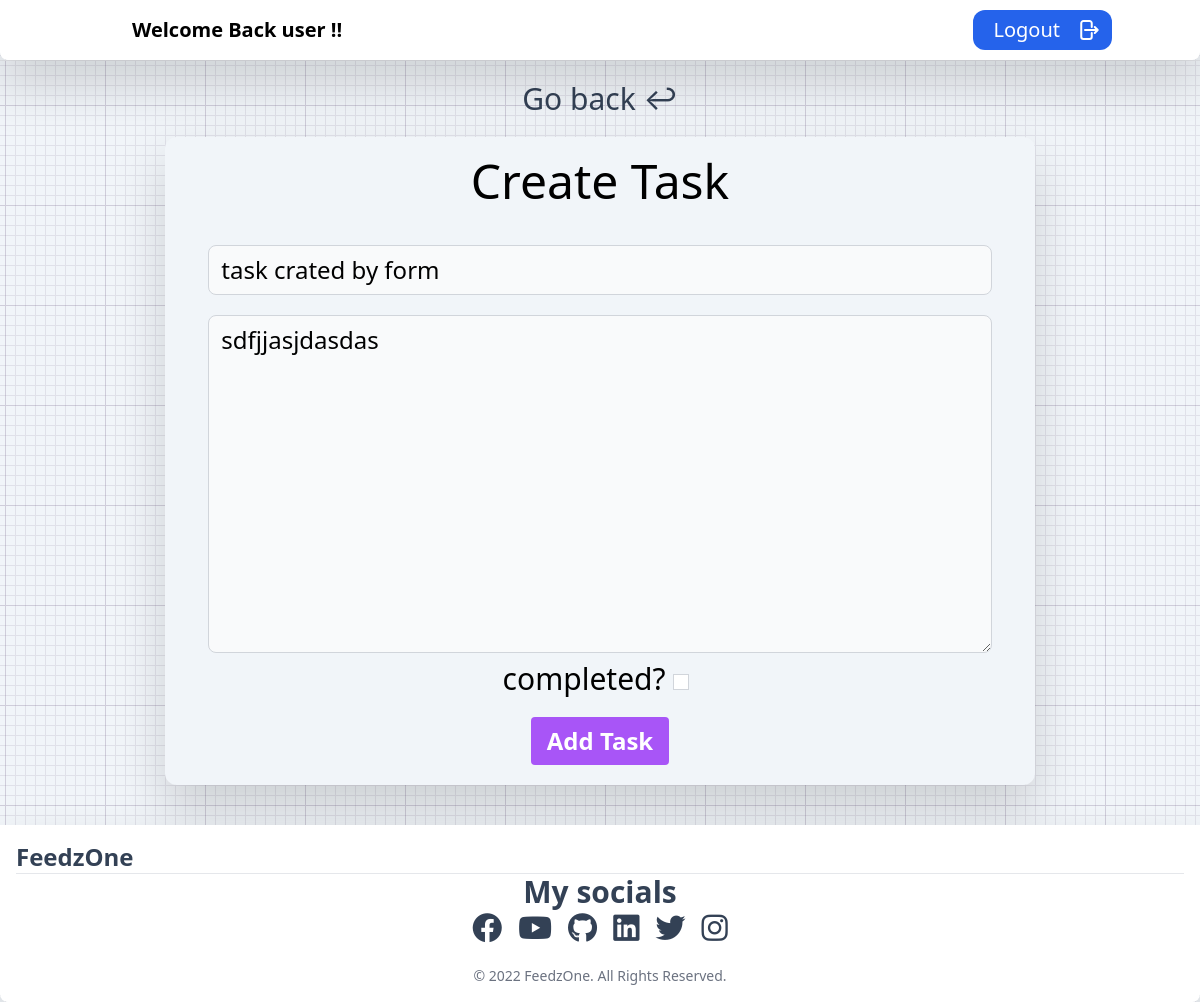
The app's page /task-update/3 (signed in), older data.
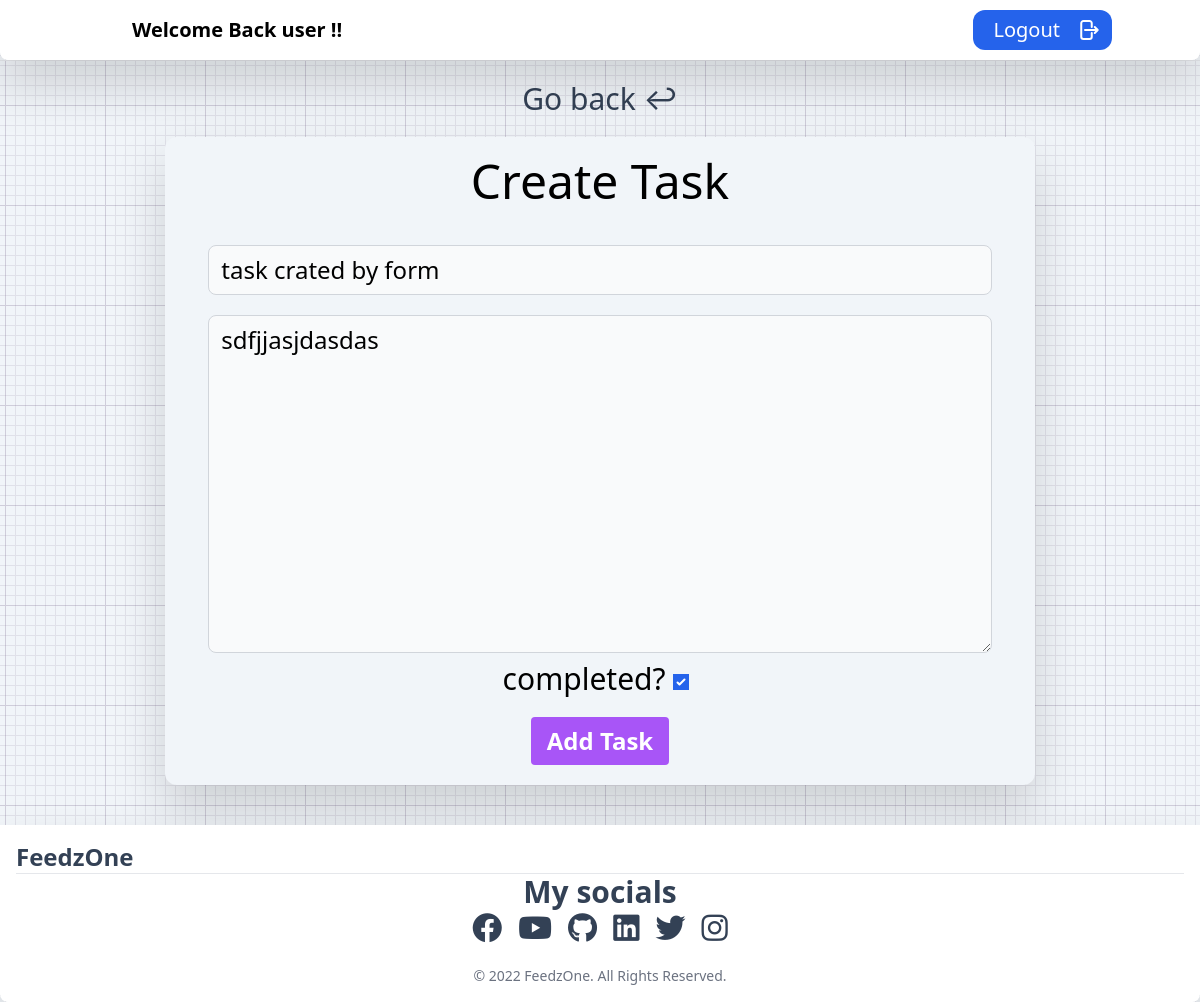
The same page, newer data.
### base/models.py (models this page shows, shortened)
class Task(models.Model):
    user = models.ForeignKey(User, on_delete=models.CASCADE, null=True, blank=True)
    title = models.CharField(max_length=200)
    description = models.TextField(null=True, blank=True)
    complete = models.BooleanField(default=False)
    created = models.DateTimeField(auto_now_add=True)
    class Meta:
        ordering = ['complete']

### base/views.py (the view)
# urls.py: path('task-update/<int:pk>', TaskUpdate.as_view(), name='task-update'),
class TaskUpdate(LoginRequiredMixin, UpdateView):
    model = Task
    form_class = TaskUpdate
    success_url = reverse_lazy('tasks')

### base/templates/base/task_form.html (shortened to what this page needs)
{% extends 'layout.html' %}
{% block content %}
<div class="mt-5 mb-5">
    <a class="text-3xl dark:text-white text-slate-700" href="{% url 'tasks' %}">Go back &#x21a9</a>
</div>
    <div class="container mx-auto bg-slate-100 dark:bg-slate-700 w-[90%] sm:w-[85%] md-w-[70%] xl:w-[60%] dark:text-white rounded-xl drop-shadow-2xl">
        <h1 class="text-5xl pt-5">Create Task</h1>
        <form method='POST' class="max-w-[90%] justify-center mx-auto pt-5 text-3xl">
            {{ form.as_p }}
            <button class="bg-purple-500 hover:bg-purple-700 text-white font-bold py-2 px-4 rounded text-2xl mt-5 mb-5">
                Add Task
            </button>
        </form>
    </div>
{% endblock %}

Row changes from the older to the newer data that the page shows:
changed Task "task crated by form": complete "☐" → "☑"
